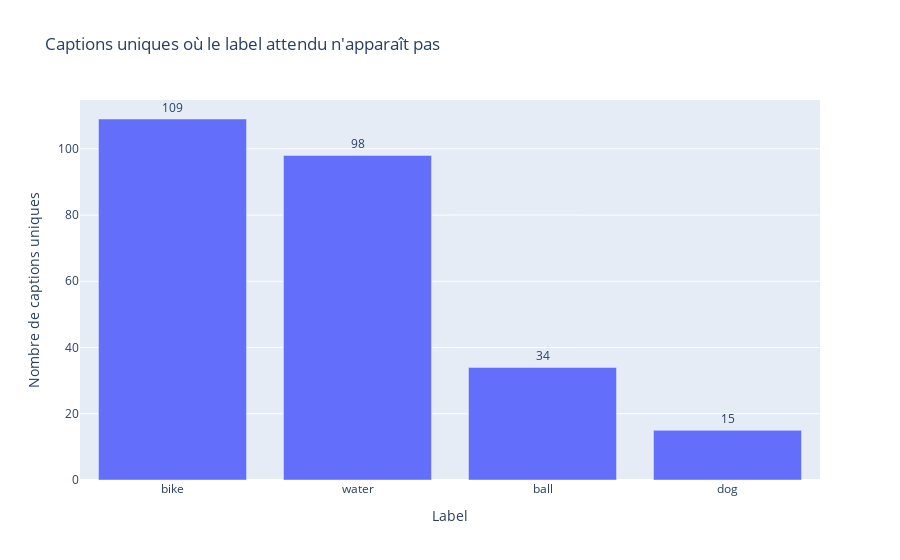

This figure's notebook cell:
### Code cell
fig = px.bar(
    repartition.sort_values("count", ascending=False),
    x="label",
    y="count",
    text="count",
    title="Captions uniques où le label attendu n'apparaît pas"
)
fig.update_traces(textposition="outside")
fig.update_layout(yaxis_title="Nombre de captions uniques", xaxis_title="Label")
fig.show()

### Figure 1 — Plotly figure (JSON) as saved in the notebook; plotly's stock layout.template omitted (floating-point values rounded to 4 significant figures)
{"data": [{"hovertemplate": "label=%{x}<br>count=%{text}<extra></extra>", "legendgroup": "", "marker": {"color": "#636efa", "pattern": {"shape": ""}}, "name": "", "orientation": "v", "showlegend": false, "text": [109.0, 98.0, 34.0, 15.0], "textposition": "outside", "type": "bar", "x": ["bike", "water", "ball", "dog"], "xaxis": "x", "y": [109, 98, 34, 15], "yaxis": "y"}], "layout": {"barmode": "relative", "legend": {"tracegroupgap": 0}, "title": {"text": "Captions uniques où le label attendu n'apparaît pas"}, "xaxis": {"anchor": "y", "domain": [0, 1], "title": {"text": "Label"}}, "yaxis": {"anchor": "x", "domain": [0, 1], "title": {"text": "Nombre de captions uniques"}}}}
